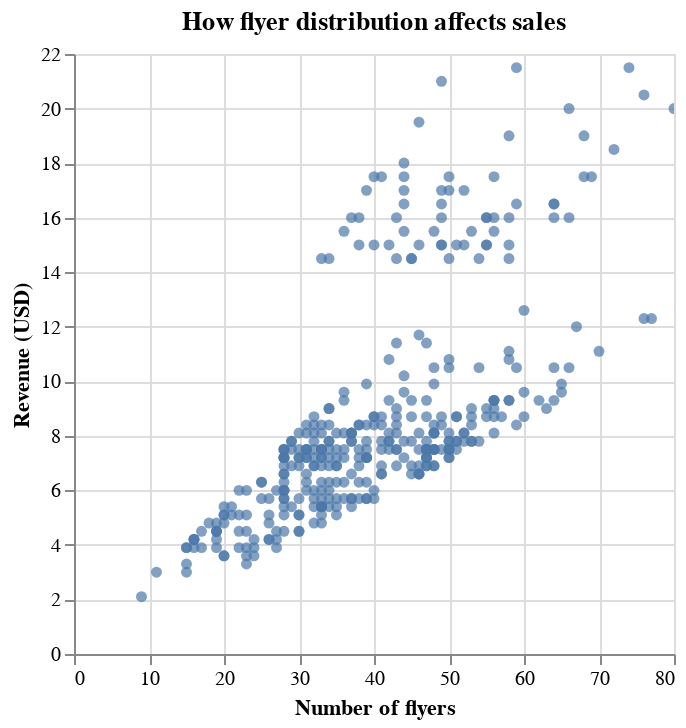

This figure's notebook cell:
### Code cell
chart = alt.Chart(df).mark_circle(opacity=0.7).encode(
    x=alt.X('Flyers', title='Number of flyers'),
    y=alt.Y('Revenue', title='Revenue (USD)'),
    tooltip=['Date', 'Flyers', 'Revenue', 'Temperature', 'Sales']
).properties(
    title='How flyer distribution affects sales'
).interactive()

chart

### Figure 1 — Vega-Lite specification as saved in the notebook (floating-point values rounded to 4 significant figures; data arrays with more than 128 entries replaced by an {"elided": "..."} marker saying what was removed)
{"config": {"view": {"continuousWidth": 300, "continuousHeight": 300}}, "data": {"name": "data-306778951e88bb482cec6d3700ab2a87"}, "mark": {"type": "circle", "opacity": 0.7}, "encoding": {"tooltip": [{"field": "Date", "type": "temporal"}, {"field": "Flyers", "type": "quantitative"}, {"field": "Revenue", "type": "quantitative"}, {"field": "Temperature", "type": "quantitative"}, {"field": "Sales", "type": "quantitative"}], "x": {"field": "Flyers", "title": "Number of flyers", "type": "quantitative"}, "y": {"field": "Revenue", "title": "Revenue (USD)", "type": "quantitative"}}, "params": [{"name": "param_1e9efca18e7a2868", "select": {"type": "interval", "encodings": ["x", "y"]}, "bind": "scales"}], "title": "How flyer distribution affects sales", "$schema": "https://vega.github.io/schema/vega-lite/v6.1.0.json", "datasets": {"data-306778951e88bb482cec6d3700ab2a87": {"elided": "366 records"}}}
